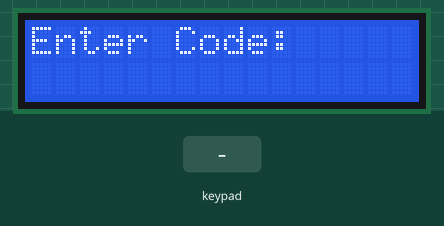
This sketch was run on a simulated Arduino Nano, built with avr-gcc and run on an emulated ATmega328P. Shown: 16×2 character LCD. The inputs (shaded band) are chosen by the test bench. What the sketch prints to the serial monitor is not drawn.

Above: at 1.2 s.
1.3 s: keypad keys 2 3 4 5 * pressed 0.4 s apart
At 3.9 s:
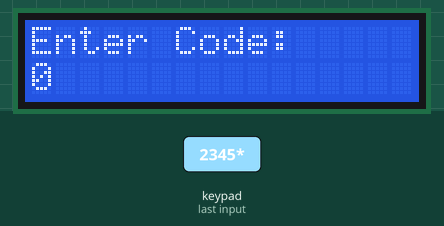
4.8 s: key '1' pressed
At 5.2 s:
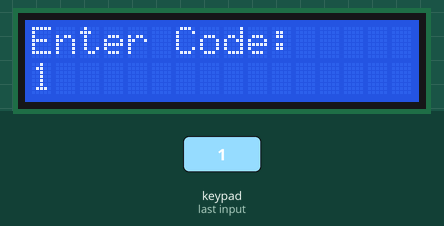
6.3 s: keypad keys 2 3 4 5 pressed 0.4 s apart
At 8.4 s:
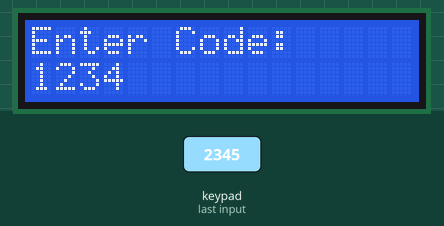
9.4 s: keypad keys 2 3 4 5 # pressed 0.4 s apart
At 9.6 s:
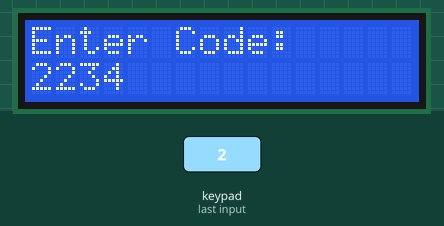
12.9 s: key '3' pressed
At 13.4 s:
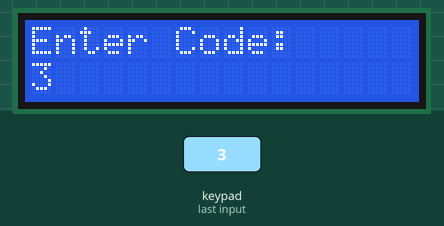
Timing chart, 0 to 15.4 s (numbered marks = the images above; inputs shaded):
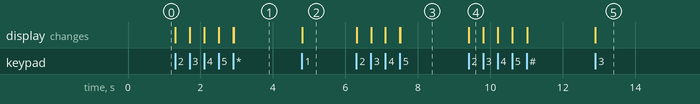

Measured:
- after the input at 1.3 s, the display: first changes at once (image 1 shows a later state)
- after the input at 4.8 s, the display: changes at once (image 2)
- after the input at 6.3 s, the display: first changes at once (image 3 shows a later state)
- after the input at 9.4 s, the display: changes at once (image 4)
- after the input at 12.9 s, the display: changes at once (image 5)

The sketch:

keypadtoLCD.ino
```cpp
#include <Keypad.h>
// include the library code:
#include <LiquidCrystal.h>

int DEBUG = 0;

// Define 595 control pins
int dataPin = 11;
int latchPin = 10;
int clockPin = 9;


// initialize the library with the numbers of the interface pins
LiquidCrystal lcd(A2, A3, A4, A5, A6, A7);


// Lights
int red = 11;
int green = 12;

// Define Keypad input
const byte ROWS = 4; //four rows
const byte COLS = 3; //three columns

char keys[ROWS][COLS] = {
  {'1','2','3'},
  {'4','5','6'},
  {'7','8','9'},
  {'*','0','#'}
};

byte rowPins[ROWS] = {2, 3, 4, 5}; //connect to the row pinouts of the keypad
byte colPins[COLS] = {6, 7, 8}; //connect to the column pinouts of the keypad

Keypad keypad = Keypad( makeKeymap(keys), rowPins, colPins, ROWS, COLS );

// ************

int counter = 1;
int activecode = 0000;

// Define Access Codes
const int codequanity = 3;
int secretcode[codequanity] = {1234,2600,5170};


void setup(){
    // set up the LCD's number of columns and rows:
  lcd.begin(16, 2);
  // Print a message to the LCD.
  lcd.print("Enter Code:");
 Serial.begin(9600);
  //turn on red light
  digitalWrite(red, HIGH);
}


void loop() {


  char key = keypad.getKey();

  if (key == '*') {
    counter = 1;
    activecode = 0000;
    resetdisplay();
    displayinput(counter, activecode, key);
  } else if (counter == 5 && key == '#') {
    checkcode(activecode);
    counter = 1;
    activecode = 0000;
  } else if (key == '#') {
    delay(1);
  } else if (key != NO_KEY) {
    if (counter <= 4) {
      activecode = updatecode(counter, key, activecode);
      displayinput(counter, activecode, key);
      counter++;
    } else {
      // reset after max digits
      counter = 1;
      Serial.print("TOOMANY ");
      resetdisplay();
      displayinput(counter, activecode, key);
      activecode = 0000;
    }
  }
}

void resetdisplay() {

    // Print a message to the LCD.
    lcd.print("RESET");
    delay(1);
    lcd.clear();
    lcd.print("Enter Code:");
    Serial.print("RESET ");
}

void displayinput(int counter, int activecode, char key) {
  Serial.print(counter);
  Serial.print(" ");
  Serial.print(activecode);
  Serial.print(" ");
  Serial.println(key);

  lcd.setCursor(0, 1);
  // print the number of seconds since reset:
  lcd.print(activecode);
}

int checkcode(int activecode) {
  int counter=0;
  int result=0;

  for (int c=0;c<codequanity; c++) {
    if (activecode == secretcode[c]) {
      lcd.clear();
      lcd.print("SUCCESS!");

      digitalWrite(red, LOW);
      digitalWrite(green, HIGH);
      delay(1000);
      digitalWrite(green, LOW);
      digitalWrite(red, HIGH);
      resetdisplay();

      result = 1;
      break;
    }
  }

  // Execute results
  if (result == 1) {
    return 1;
  } else {
      lcd.clear();
      lcd.print("Enter Code:");
      Serial.println("FAIL!");
      return 0;
    }
}

int updatecode(int counter, int key, int activecode) {

  // convert char int to numeral
  switch (key) {
    case 49: key = 1; break;
    case 50: key = 2; break;
    case 51: key = 3; break;
    case 52: key = 4; break;
    case 53: key = 5; break;
    case 54: key = 6; break;
    case 55: key = 7; break;
    case 56: key = 8; break;
    case 57: key = 9; break;
    case 48: key = 0; break;
  }

  if (counter == 1) {
    activecode = activecode + key;
  } else if (counter > 1) {
    activecode = (activecode * 10) + key;
  }

  return activecode;
}
```
